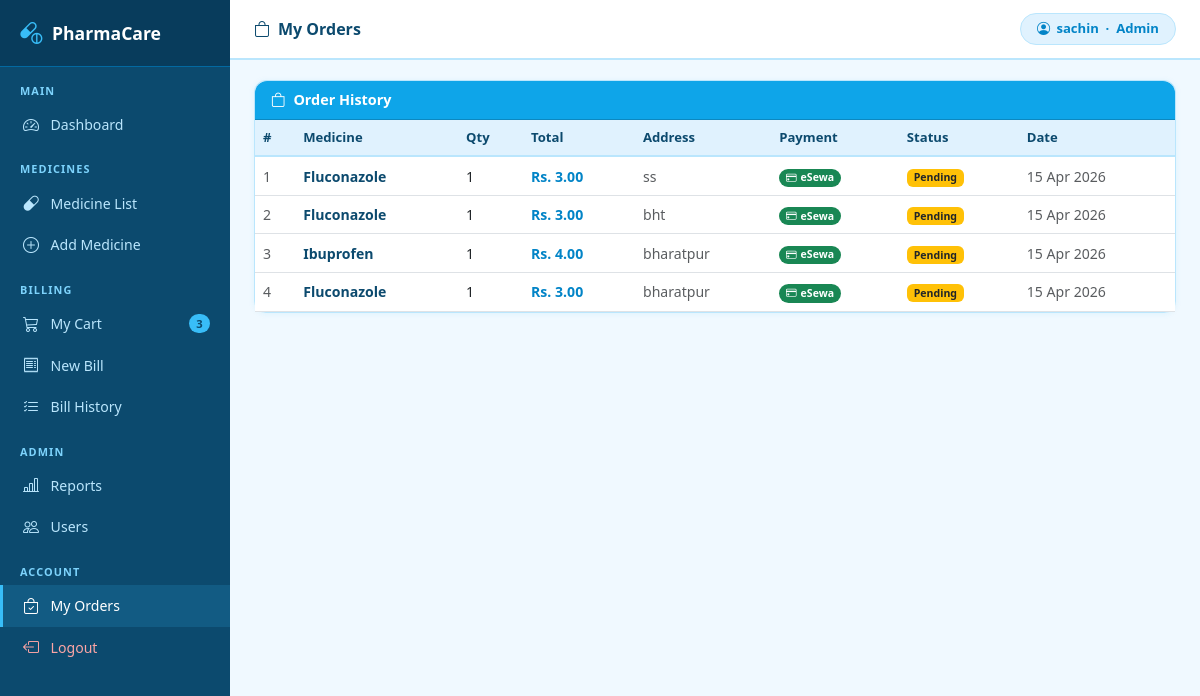
Screenshot of /my-orders/ (signed in) with the database file from the repository.
### pharmacy/models.py (models this page shows, shortened)
class User(AbstractUser):
    ROLE_CHOICES = [('admin','Admin'),('pharmacist','Pharmacist')]
    role = models.CharField(max_length=20, choices=ROLE_CHOICES, default='pharmacist')
    class Meta:
        app_label = 'pharmacy'

class PharmacyOrder(models.Model):
    PAYMENT_CHOICES = [
        ('esewa', 'eSewa'),
        ('cash',  'Cash on Delivery'),
    ]
    STATUS_CHOICES = [
        ('pending',   'Pending'),
        ('paid',      'Paid'),
        ('failed',    'Failed'),
        ('cancelled', 'Cancelled'),
    ]
    user             = models.ForeignKey(User, on_delete=models.CASCADE)
    medicine         = models.ForeignKey(Medicine, on_delete=models.PROTECT)
    cart_item        = models.ForeignKey(CartItem, on_delete=models.SET_NULL,
     null=True, blank=True)
    quantity         = models.PositiveIntegerField()
    total_price      = models.DecimalField(max_digits=12, decimal_places=2)
    address          = models.TextField()
    contact_no       = models.CharField(max_length=15)
    payment_method   = models.CharField(max_length=10,
    choices=PAYMENT_CHOICES, default='cash')
    payment_status   = models.CharField(max_length=15,
    choices=STATUS_CHOICES, default='pending')
    transaction_uuid = models.CharField(max_length=100, blank=True)
    created_at       = models.DateTimeField(auto_now_add=True)
    class Meta:
        app_label = 'pharmacy'

class Medicine(models.Model):
    name                = models.CharField(max_length=200)
    category            = models.ForeignKey(Category, on_delete=models.SET_NULL,
                                             null=True, blank=True)
    price               = models.DecimalField(max_digits=10, decimal_places=2)
    stock_quantity      = models.PositiveIntegerField(default=0)
    expiry_date         = models.DateField()
    manufacturer        = models.DateField()
    description = models.TextField(blank=True, null=True)
    low_stock_threshold = models.PositiveIntegerField(default=10)
    image               = models.ImageField(upload_to='medicines/', blank=True, null=True)
    created_at          = models.DateTimeField(auto_now_add=True)
    updated_at          = models.DateTimeField(auto_now=True)
    class Meta:
        app_label = 'pharmacy'

### pharmacy/views.py (the view)
# urls.py: path('my-orders/',views.my_orders,name='my_orders'),
@login_required
def my_orders(request):
    orders = PharmacyOrder.objects.filter(
        user=request.user).select_related('medicine').order_by('-created_at')
    return render(request, 'pharmacy/my_orders.html', {'orders': orders})

### templates/pharmacy/my_orders.html (shortened to what this page needs)
{% extends 'pharmacy/base.html' %}
{% block page_title %}<i class="bi bi-bag me-2"></i>My Orders{% endblock %}
{% block content %}
{% if orders %}
<div class="card">
    <div class="card-header text-white"
         style="background:#0ea5e9;">
        <i class="bi bi-bag me-2"></i>Order History
    </div>
    <div class="card-body p-0">
        <div class="table-responsive">
            <table class="table table-hover mb-0">
                <thead>
                    <tr>
                        <th>#</th>
                        <th>Medicine</th>
                        <th>Qty</th>
                        <th>Total</th>
                        <th>Address</th>
                        <th>Payment</th>
                        <th>Status</th>
                        <th>Date</th>
                    </tr>
                </thead>
                <tbody>
                    {% for order in orders %}
                    <tr>
                        <td class="text-muted small">{{ forloop.counter }}</td>
                        <td>
                            <strong style="color:#0c4a6e;">
                                {{ order.medicine.name }}
                            </strong>
                        </td>
                        <td>{{ order.quantity }}</td>
                        <td class="fw-semibold" style="color:#0284c7;">
                            Rs. {{ order.total_price }}
                        </td>
                        <td class="small text-muted">
                            {{ order.address|truncatechars:30 }}
                        </td>
                        <td>
                            {% if order.payment_method == 'esewa' %}
                            <span class="badge rounded-pill bg-success">
                                <i class="bi bi-credit-card me-1"></i>eSewa
                            </span>
                            {% else %}
                            <span class="badge rounded-pill bg-secondary">
                                <i class="bi bi-cash me-1"></i>Cash
                            </span>
                            {% endif %}
                        </td>
                        <td>
                            {% if order.payment_status == 'paid' %}
                            <span class="badge bg-success">Paid</span>
                            {% elif order.payment_status == 'pending' %}
                            <span class="badge bg-warning text-dark">Pending</span>
                            {% elif order.payment_status == 'failed' %}
                            <span class="badge bg-danger">Failed</span>
                            {% else %}
                            <span class="badge bg-secondary">{{ order.payment_status }}</span>
                            {% endif %}
                        </td>
                        <td class="text-muted small">
                            {{ order.created_at|date:"d M Y" }}
                        </td>
                    </tr>
                    {% endfor %}
                </tbody>
            </table>
        </div>
    </div>
</div>
{% endif %}
{% endblock %}

### templates/pharmacy/base.html (shortened to what this page needs)
<!DOCTYPE html>
<html lang="en">
<head>
    <link href="https://cdn.jsdelivr.net/npm/bootstrap@5.3.0/dist/css/bootstrap.min.css" rel="stylesheet">
    <link href="https://cdn.jsdelivr.net/npm/bootstrap-icons@1.11.0/font/bootstrap-icons.css" rel="stylesheet">
</head>
<body>
{% if user.is_authenticated %}
<div class="sidebar">
    <div class="sidebar-brand">
        <i class="bi bi-capsule-pill"></i>
        PharmaCare
    </div>
    <div class="nav-section">Main</div>
    <a href="{% url 'dashboard' %}"
       class="nav-link {% if request.resolver_match.url_name == 'dashboard' %}active{% endif %}">
        <i class="bi bi-speedometer2"></i> Dashboard
    </a>
    <div class="nav-section">Medicines</div>
    <a href="{% url 'medicine_list' %}"
       class="nav-link {% if 'medicine' in request.resolver_match.url_name %}active{% endif %}">
        <i class="bi bi-capsule"></i> Medicine List
    </a>
    {% if user.role == 'admin' %}
    <a href="{% url 'medicine_add' %}"
       class="nav-link">
        <i class="bi bi-plus-circle"></i> Add Medicine
    </a>
    {% endif %}
    <div class="nav-section">Billing</div>
    <a href="{% url 'cart' %}"
       class="nav-link {% if request.resolver_match.url_name == 'cart' %}active{% endif %}">
        <i class="bi bi-cart3"></i> My Cart
        {% with count=request.user.cartitem_set.count %}
        {% if count > 0 %}
        <span class="badge rounded-pill ms-auto"
              style="background:#38bdf8; color:#0c4a6e; font-size:0.7rem;">
            {{ count }}
        </span>
        {% endif %}
        {% endwith %}
    </a>
    <a href="{% url 'create_bill' %}"
       class="nav-link {% if request.resolver_match.url_name == 'create_bill' %}active{% endif %}">
        <i class="bi bi-receipt"></i> New Bill
    </a>
    <a href="{% url 'bill_list' %}"
       class="nav-link {% if request.resolver_match.url_name == 'bill_list' %}active{% endif %}">
        <i class="bi bi-list-check"></i> Bill History
    </a>
    {% if user.role == 'admin' %}
    <div class="nav-section">Admin</div>
    <a href="{% url 'reports' %}"
       class="nav-link {% if request.resolver_match.url_name == 'reports' %}active{% endif %}">
        <i class="bi bi-bar-chart-line"></i> Reports
    </a>
    <a href="{% url 'user_list' %}"
       class="nav-link {% if 'user' in request.resolver_match.url_name %}active{% endif %}">
        <i class="bi bi-people"></i> Users
    </a>
    {% endif %}
    <div class="nav-section">Account</div>
<a href="{% url 'my_orders' %}"
   class="nav-link {% if request.resolver_match.url_name == 'my_orders' %}active{% endif %}">
    <i class="bi bi-bag-check"></i> My Orders
</a>
<a href="{% url 'logout' %}" class="nav-link" style="color:#fca5a5;">
    <i class="bi bi-box-arrow-left"></i> Logout
</a>
</div>
<div class="topbar">
    <span class="topbar-title">
        {% block page_title %}Dashboard{% endblock %}
    </span>
    <div class="user-pill">
        <i class="bi bi-person-circle"></i>
        {{ user.username }} &nbsp;·&nbsp; {{ user.role|title }}
    </div>
</div>
<div class="main">
    {% block content %}{% endblock %}
</div>
{% else %}
    {% block auth_content %}{% endblock %}
{% endif %}
</body>
</html>

### templates/pharmacy/base.html (style rules this page uses)
:root { --sky: #0ea5e9; --sky-dark: #0284c7; --sky-light: #e0f2fe; --sky-mid: #bae6fd; --sidebar-w: 230px; --topbar-h: 60px; }
* { box-sizing: border-box; }
body { background: #f0f9ff; font-family: 'Segoe UI', sans-serif; font-size: 14px; }
.sidebar { position: fixed; top: 0; left: 0; width: var(--sidebar-w); height: 100vh; background: #0c4a6e; overflow-y: auto; z-index: 200; }
.sidebar-brand { background: #083c5c; padding: 1rem 1.25rem; display: flex; align-items: center; gap: 0.6rem; color: #fff; font-size: 1.1rem; font-weight: 700; border-bottom: 1px solid #0369a1; }
.sidebar-brand i { color: #38bdf8; font-size: 1.4rem; }
.nav-section { color: #7dd3fc; font-size: 0.68rem; font-weight: 600; text-transform: uppercase; letter-spacing: 0.1em; padding: 1rem 1.25rem 0.3rem; }
.sidebar .nav-link { color: #bae6fd; padding: 0.55rem 1.25rem; display: flex; align-items: center; gap: 0.6rem; font-size: 0.88rem; border-left: 3px solid transparent; transition: all 0.15s; }
.sidebar .nav-link:hover, .sidebar .nav-link.active { color: #fff; background: rgba(56,189,248,0.15); border-left-color: #38bdf8; }
.sidebar .nav-link i { font-size: 1rem; width: 18px; }
.topbar { position: fixed; top: 0; left: var(--sidebar-w); right: 0; height: var(--topbar-h); background: #fff; border-bottom: 2px solid var(--sky-mid); display: flex; align-items: center; justify-content: space-between; padding: 0 1.5rem; z-index: 100; }
.topbar-title { font-weight: 700; font-size: 1rem; color: #0c4a6e; }
.user-pill { background: var(--sky-light); color: var(--sky-dark); border: 1px solid var(--sky-mid); border-radius: 50px; padding: 0.3rem 1rem; font-size: 0.82rem; font-weight: 600; display: flex; align-items: center; gap: 0.4rem; }
.main { margin-left: var(--sidebar-w); padding-top: calc(var(--topbar-h) + 1.25rem); padding-left: 1.5rem; padding-right: 1.5rem; padding-bottom: 2rem; min-height: 100vh; }
.card { border: 1px solid var(--sky-mid); border-radius: 12px; box-shadow: 0 1px 6px rgba(14,165,233,0.08); }
.card-header { border-radius: 12px 12px 0 0 !important; font-weight: 600; font-size: 0.9rem; }
.table thead th { background: var(--sky-light); color: #0c4a6e; font-weight: 600; font-size: 0.82rem; border-bottom: 2px solid var(--sky-mid); }
.table td { vertical-align: middle; font-size: 0.88rem; }

### rows the page displays
User: username "sachin", role "Admin"
PharmacyOrder: medicine.name "Fluconazole", quantity "1", total_price "3.00", address "ss", payment_method "esewa" (drawn), payment_status "Pending", created_at "15 Apr 2026"
PharmacyOrder: medicine.name "Fluconazole", quantity "1", total_price "3.00", address "bht", payment_method "esewa" (drawn), payment_status "Pending", created_at "15 Apr 2026"
PharmacyOrder: medicine.name "Ibuprofen", quantity "1", total_price "4.00", address "bharatpur", payment_method "esewa" (drawn), payment_status "Pending", created_at "15 Apr 2026"
PharmacyOrder: medicine.name "Fluconazole", quantity "1", total_price "3.00", address "bharatpur", payment_method "esewa" (drawn), payment_status "Pending", created_at "15 Apr 2026"

### other values shown
{{ count }} "3"
